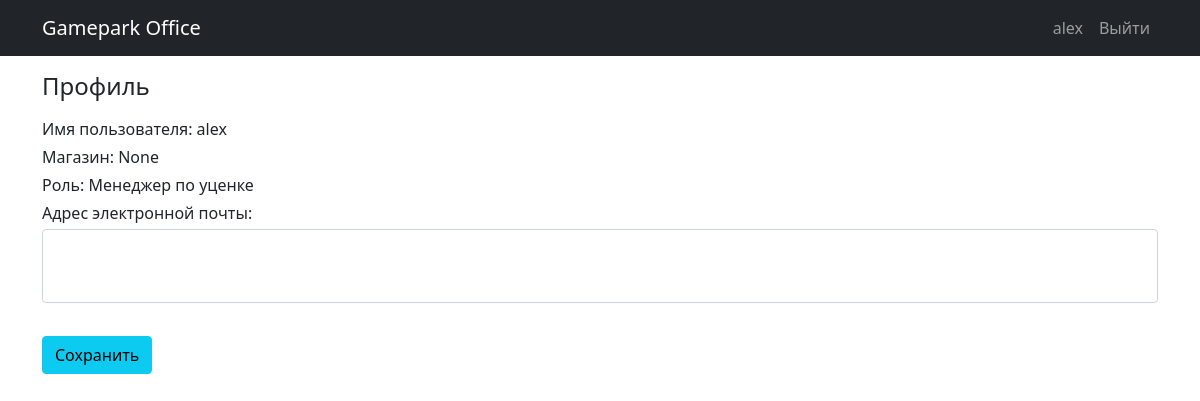
The page /users/profile (signed in) on the database as committed earlier.
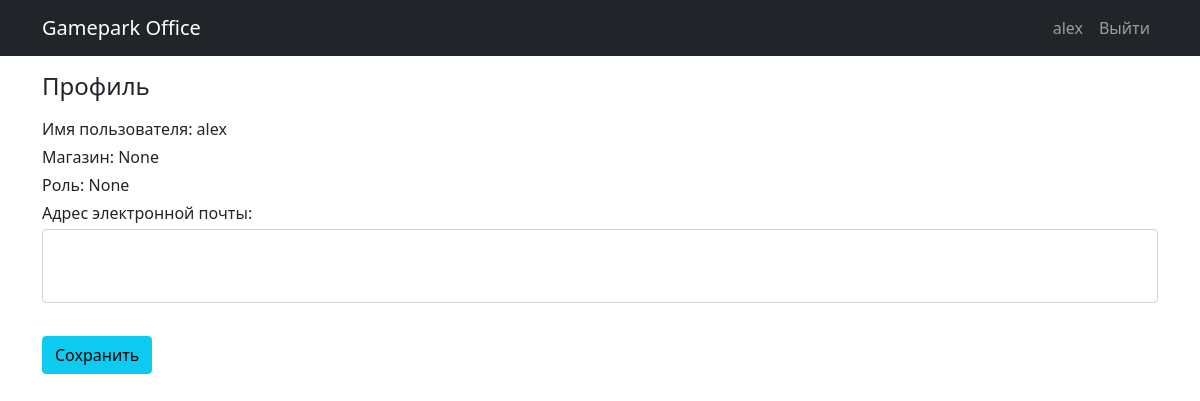
The same page on the database as committed later.
### users/models.py (models this page shows)
class User(AbstractUser):
    email = models.EmailField(blank=True)
    role = models.ForeignKey(Roles, on_delete=models.PROTECT, null=True, default=None)
    shop = models.ForeignKey(Shops, on_delete=models.PROTECT, null=True, default=None, blank=True)

class Roles(models.Model):
    namerole = models.CharField(max_length=30)
    work_category = models.ManyToManyField(Category, default=None, blank=True)
    class Meta:
        verbose_name_plural = "Роли"
        verbose_name = "Роль"
    def __str__(self):
        return self.namerole

### users/views.py (the view)
# urls.py: path("profile", profile, name="profile"),
@login_required
def profile(request):
    if request.method=="POST":
        form = UserProfileForm(data=request.POST, files=request.FILES)
        if form.is_valid():
            print(form)
            form.save()
        return HttpResponseRedirect(reverse('users:profile'))
    else:
        form = UserProfileForm(instance=request.user)
        print(request.user.shop)
    template = "users/profile.html"
    context = {"form": form}
    return render(request, template, context)

### users/forms.py
class UserProfileForm(UserChangeForm):
    name_class = "form-control py-4"
    attrs_for_email = {"class" : name_class}
    email = forms.CharField(widget=forms.EmailInput(attrs=attrs_for_email))
    class Meta:
        model = User
        fields = ("email",)

### users/templates/users/profile.html (shortened to what this page needs)
{% extends 'main_page/base.html' %}
{% load  static %}
{% block css %}
    <link href= {% static 'styles.css' %} rel="stylesheet">
{% endblock css %}
{% block content %}
<div class="row">
        <div class="col-lg-12">
            <h4 class="mt-3 mb-3">Профиль</h4>
            <form action="{% url 'users:profile' %}" method="post" enctype="multipart/form-data">
                <div class="form-row">
                    <div class="col-lg-12">
                        <p class="mb-1">Имя пользователя: {{user.username}}</p>
                    </div>
                    <div class="col-lg-12">
                        <p class="mb-1">Магазин: {{user.shop}} </p>
                    </div>
                    <div class="col-lg-12">
                        <p class="mb-1">Роль: {{user.role}} </p>
                    </div>
                    <div class="col-lg-12">
                        <label class="mb-1" for={{form.email.id_for_input}}>Адрес электронной
                            почты:</label>
                        {{form.email}}
                    </div>
                </div>
                <div class="form-row">
                    <div class="col-lg-12" style="margin-top: 33px;">
                        <input class="btn btn-info btn-block" type="submit" value="Сохранить">
                    </div>
                </div>
            </form>
        </div>
    </div>
{% endblock content %}

### main_page/templates/main_page/base.html (shortened to what this page needs)
{% load static %}
<!DOCTYPE html>
<html lang="en">
<head>
    <link href= {% static 'bootstrap-5/css/bootstrap.min.css' %}  rel="stylesheet">
    {% block css %}{% endblock css %}
</head>
<body>
<nav class="navbar navbar-expand-lg navbar-dark bg-dark">
    <div class="container">
        <a class="navbar-brand "
           href="{% url 'main_page:index' %}">
           Gamepark Office
        </a>
        <div class="collapse navbar-collapse flex-grow-0" id="navbarContent">
            <ul class="navbar-nav">
                {% if user.is_authenticated %}
                <li class="nav-item">
                    <a class="nav-link" href="{% url 'users:profile' %}">{{user.username }} </a>
                </li>
                    <li class="nav-item">
                        <a class="nav-link" href="{% url 'users:logout' %}">Выйти </a>
                    </li>
                {% else %}
                    <li class="nav-item">
                        <a class="nav-link" href="{% url 'users:login' %}">Войти <i class="fas fa-sign-in-alt"></i></a>
                    </li>
                {% endif %}
            </ul>
        </div>
    </div>
</nav>
<div class="container">
    {% block content %} {% endblock content %}
</div>
</body>
</html>

Rows that differ between the two databases and show on the page:
changed User "alex": role "Менеджер по уценке" → "None"
